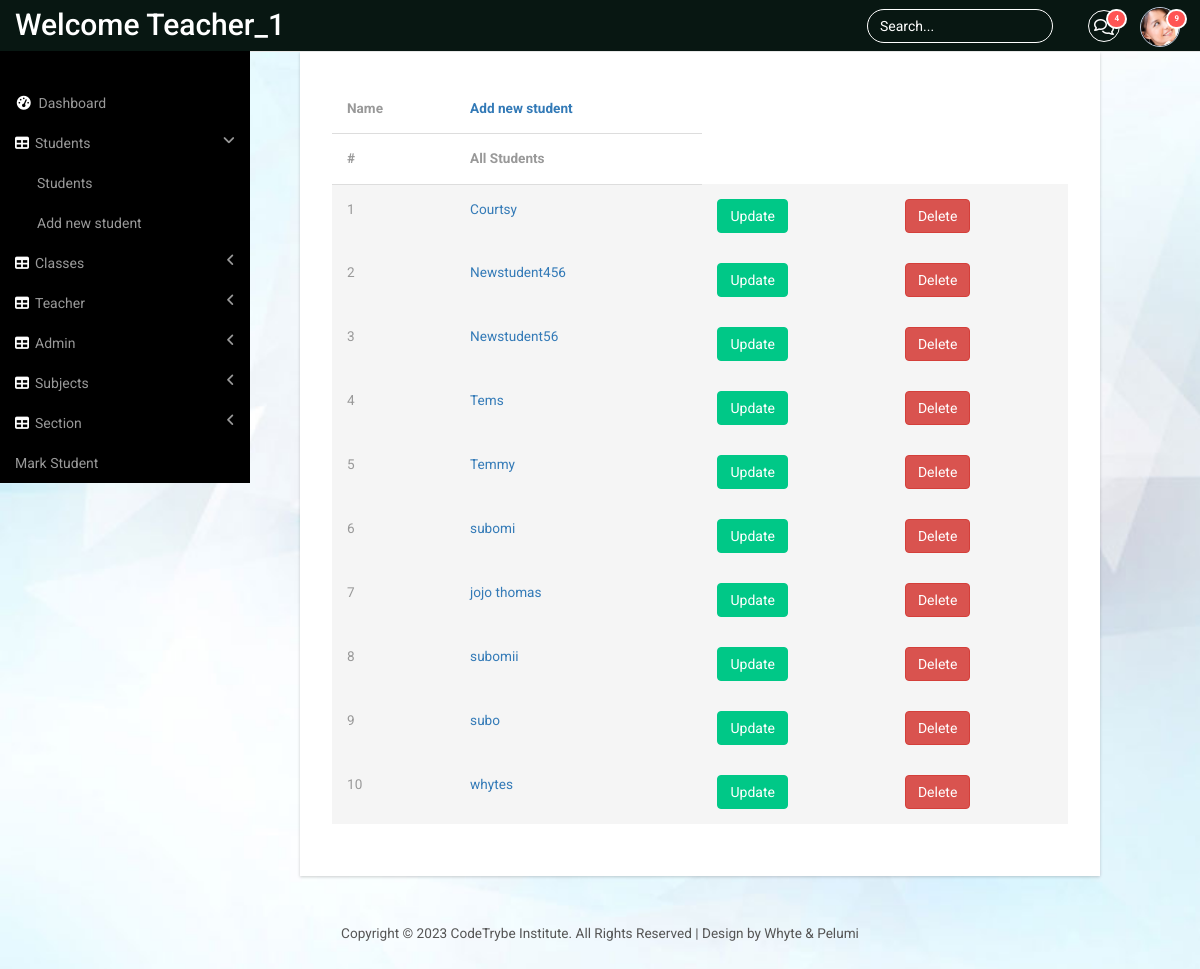
/std_all (signed in), run on the app's committed database.
### panel/models.py (models this page shows, shortened)
class Student(models.Model):
    user = models.OneToOneField(User, on_delete=models.CASCADE)
    phone_number = models.CharField(max_length=20,default="+234-")
    email = models.EmailField(max_length=50)
    address = models.CharField(max_length=50,default="Default address")
    dob = models.DateField(null=True,blank=True)
    std_class = models.ForeignKey(StdClass, on_delete=models.CASCADE, default=None)
    gender = models.CharField(max_length=10, default='NULL')
    role = models.CharField(max_length=20,default="student")
    def __str__(self):
        return self.user.username

### panel/views.py (the view)
# urls.py: path('std_all',views.all_student, name='panel-allstd'),
@login_required
def all_student(request):
    student_list = Student.objects.all()
    return render(request, 'panel/all_student.html', {'student_list': student_list})

### panel/templates/panel/all_student.html (shortened to what this page needs)
{% extends "panel/base.html" %}
{% block content %}
<div class="content_bottom">
    <div class="col-md-8 span_3">
        <div class="bs-example1" data-example-id="contextual-table">
            <table class="table">
                <thead>
                    <tr>
                        <th>Name</th>
                        <th> <a href="{%url 'panel-StdRegpage'  %}"> Add new student</a></th>
                    </tr>
                    <tr>
                        <th>#</th>
                        <th> All Students</th>
                    </tr>
                </thead>
                <tbody>
                    {% for student in  student_list %}
                    <form action="{% url 'panel-stdup'  id=student.id%}" method="get">
                        <tr class="active">
                            <td> {{ forloop.counter}} </td>
                            <td scope="row"><a href="{% url 'panel-view-student' student.id%}">{{student}}</a></td>
                            <td><button type="submit" class="btn btn-primary btn-md">Update</button></td>
                    </form>
                    <form action="{% url 'panel-stddel' student.id %}" method="post">
                            <td><button type="submit" class="btn btn-danger btn-md">Delete</button></td>
                    </form>
                    {% endfor %}
                </tbody>
            </table>
        </div>
    </div>
</div>
{% endblock %}

### panel/templates/panel/base.html (shortened to what this page needs)
{% load static%}
<!DOCTYPE HTML>
<html>
<head>
 <link href="{% static 'panel/bootstrap.min.css'%}" rel='stylesheet' type='text/css' />
<link href="{% static 'panel/style2.css'%}"rel='stylesheet' type='text/css' />
<link href="{% static 'panel/lines.css'%}" rel='stylesheet' type='text/css' />
<link href="{% static 'panel/font-awesome.css'%}" rel="stylesheet">
<link href="{% static 'panel/custom.css'%}"rel="stylesheet">
</head>
<body id="login">
<div id="wrapper">
        <nav class="top1 navbar navbar-default navbar-static-top" role="navigation" style="margin-bottom: 0">
            <div class="navbar-header">
                <a class="navbar-brand" href="#">Welcome {{user.username}}</a>
            </div>
            <ul class="nav navbar-nav navbar-right">
				<li class="dropdown">
	        		<a href="#" class="dropdown-toggle" data-toggle="dropdown" aria-expanded="false"><i class="fa fa-comments-o"></i><span class="badge">4</span></a>
	      		</li>
			    <li class="dropdown">
	        		<a href="#" class="dropdown-toggle avatar" data-toggle="dropdown"><img src="{% static 'images/1.png' %}"><span class="badge">9</span></a>
	      		</li>
			</ul>
			<form class="navbar-form navbar-right">
              <input type="text" class="form-control" value="Search..." onfocus="this.value = '';" onblur="if (this.value == '') {this.value = 'Search...';}">
            </form>
            <div class="navbar-default sidebar" role="navigation">
                <div class="sidebar-nav navbar-collapse">
                    <ul class="nav" id="side-menu">
                        <li>
                            <a href="{%url 'panel-adminpage' %}"><i class="fa fa-dashboard fa-fw nav_icon"></i>Dashboard</a>
                        </li>
                        <li>
                            <a href="#"><i class="fa fa-table nav_icon"></i>Students<span class="fa arrow"></span></a>
                            <ul class="nav nav-second-level">
                                <li>
                                    <a href="{%url 'panel-allstd'%}" >Students</a>
                                </li>
                                <li>
                                    <a href="{%url 'panel-StdRegpage'%}"> Add new student</a>
                                </li>
                            </ul>
                        </li>
                        <li>
                            <a href="#"><i class="fa fa-table nav_icon"></i>Classes<span class="fa arrow"></span></a>
                        </li>
                        <li>
                            <a href="#"><i class="fa fa-table nav_icon"></i>Teacher<span class="fa arrow"></span></a>
                        </li>
                        <li>
                            <a href="#"><i class="fa fa-table nav_icon"></i>Admin<span class="fa arrow"></span></a>
                        </li>
                        <li>
                            <a href="#"><i class="fa fa-table nav_icon"></i>Subjects<span class="fa arrow"></span></a>
                        </li>
                        <li>
                            <a href="#"><i class="fa fa-table nav_icon"></i>Section<span class="fa arrow"></span></a>
                        </li>
                        						<li>
							<a href="{%url 'panel-allScore'%}"> Mark Student</a>
						</li>
                    </ul>
                </div>
            </div>
        </nav>
    </div>
    {% block content %}
    {% endblock %}
 <div class="copy_layout login register">
      <p>Copyright &copy; 2023 CodeTrybe Institute. All Rights Reserved | Design by Whyte & Pelumi</p>
   </div>
</body>
</html>

### panel/static/panel/style2.css (style rules this page uses)
ul, ol { margin: 0; }
p { margin: 0; }
html, body { font-family: 'Roboto', sans-serif; font-size: 100%; background:#000; overflow-x: hidden; }
body a { transition:0.5s all; -webkit-transition:0.5s all; -moz-transition:0.5s all; -o-transition:0.5s all; -ms-transition:0.5s all; }
.navbar .navbar-nav li a { padding: 0 10px; line-height: 56px; position: relative; }
.navbar .navbar-nav li a i { border: 1px solid #fff; padding: 8px 0; width: 32px; text-align: center; -webkit-border-radius: 50em; -moz-border-radius: 50em; border-radius: 50em; color: #fff; height: 32px; }
.navbar .navbar-nav li .dropdown-toggle.avatar img { height: 40px; -webkit-border-radius: 50em; -moz-border-radius: 50em; border-radius: 50em; border: 1px solid #c0cadd; margin-top: -4px; }
.navbar .navbar-nav li a .badge { background: #ff5454; border: 2px solid white; position: absolute; top: 9px; right: 3px; font-size: 8px; line-height: 8px; padding: 4px 6px; -webkit-border-radius: 50em; -moz-border-radius: 50em; border-radius: 50em; min-width: 0; }
.navbar-default.sidebar { background-color: #000; font-family: 'Roboto', sans-serif; }
nav.top1.navbar.navbar-default.navbar-static-top { background-color:#081712;; font-family: 'Roboto', sans-serif; }
.navbar-default .navbar-brand { color: #fff !important; font-size: 30px; font-weight: 500; }
.navbar-right { margin-right: 10px !important; }
.navbar-right li { display:inline-block; }
i.nav_icon { color: #fff; margin-right:6px; }
.sidebar ul li a { color: #999; font-size:14px; }
.form-control { background: none !important; border: 1px solid #fff !important; border-radius: 20px !important; box-shadow: none !important; }
.navbar-form.navbar-right input[type="text"] { color: #fff; }
form.navbar-form.navbar-right { margin:9px 0 0 0; }
ul.nav.navbar-nav.navbar-right { height: 51px; }
.sidebar-nav.navbar-collapse { margin: 2em 0 0 0; }
.span_3 { padding:0; }
.content_bottom { margin-bottom:1em; width: 100%; margin-left: 300px; margin-bottom: 1em; }
.copy p, .copy_layout p { font-size:0.85em; color:#555; }
.map_container, #chart, .span_6, .col_2, .weather_list, .cal1, .skills-info, .stats-info, .r3_counter_box, .activity_box, .bs-example1, .cloud, .copy { -ms-box-shadow: 0 1px 3px 0px rgba(0, 0, 0, 0.2); -o-box-shadow: 0 1px 3px 0px rgba(0, 0, 0, 0.2); -moz-box-shadow: 0 1px 3px 0px rgba(0, 0, 0, 0.2); -webkit-box-shadow: 0 1px 3px 0px rgba(0, 0, 0, 0.2); box-shadow: 0 1px 3px 0px rgba(0, 0, 0, 0.2); }
.table > thead > tr > th, .table > tbody > tr > th, .table > tfoot > tr > th, .table > thead > tr > td, .table > tbody > tr > td, .table > tfoot > tr > td { border-top: none !important; }
.btn-primary { background-color: rgb(0, 200, 135) !important; border-color: rgb(0, 200, 135) !important; color: #fff; }
.bs-example1 { background:#fff; padding:2em; }
span.badge { min-width: 3rem; padding: 2px 9px; text-align: center; font-size: 0.85; line-height: inherit; color: #fff; position: absolute; right:38px; -webkit-box-sizing: border-box; -moz-box-sizing: border-box; box-sizing: border-box; border-radius: 2px; }
.table > thead > tr > th, .table > tbody > tr > th, .table > tfoot > tr > th, .table > thead > tr > td, .table > tbody > tr > td, .table > tfoot > tr > td { font-size: 0.85em; color: #999; }
.table td, .table>tbody>tr>td, .table>tbody>tr>th, .table>tfoot>tr>td, .table>tfoot>tr>th, .table>thead>tr>td, .table>thead>tr>th { padding:15px !important; }
.table > thead > tr > th { border-bottom: 1px solid #ddd !important; }
.copy_layout { padding:1.5em 0; background:#fff; text-align:center; margin: 4em 0 0em 0; }
.login { background:none; padding:0; margin:11em 0 0 0; height: 100vh; }
.register { margin:2em 0 0 0; }
body#login { background: url(../images/bg.jpg)no-repeat; background-size:cover; -webkit-background-size:cover; -moz-background-size:cover; -o-background-size:cover; -ms-background-size:cover; height: 100vh; display: flex; flex-direction: column; }

### static/panel/custom.css (style rules this page uses)
#wrapper { width: 100%; }
.sidebar .sidebar-nav.navbar-collapse { padding-right: 0; padding-left: 0; }
.sidebar .arrow { float: right; }
.sidebar .fa.arrow:before { content: "\f104"; }
.sidebar .active>a>.fa.arrow:before { content: "\f107"; }
.sidebar .nav-second-level li, .sidebar .nav-third-level li { border-bottom: 0!important; }
.sidebar .nav-second-level li a { padding-left: 37px; }
@media (min-width:768px) { .sidebar { z-index: 1; position: absolute; width: 250px; margin-top: 51px; } }

### data on the page
Student: user.username "Courtsy"
Student: user.username "Newstudent456"
Student: user.username "Newstudent56"
Student: user.username "Tems"
Student: user.username "Temmy"
Student: user.username "subomi"
Student: user.username "jojo thomas"
Student: user.username "subomii"
Student: user.username "subo"
Student: user.username "whytes"

### other printed values
{{ user.username }} "Teacher_1"
